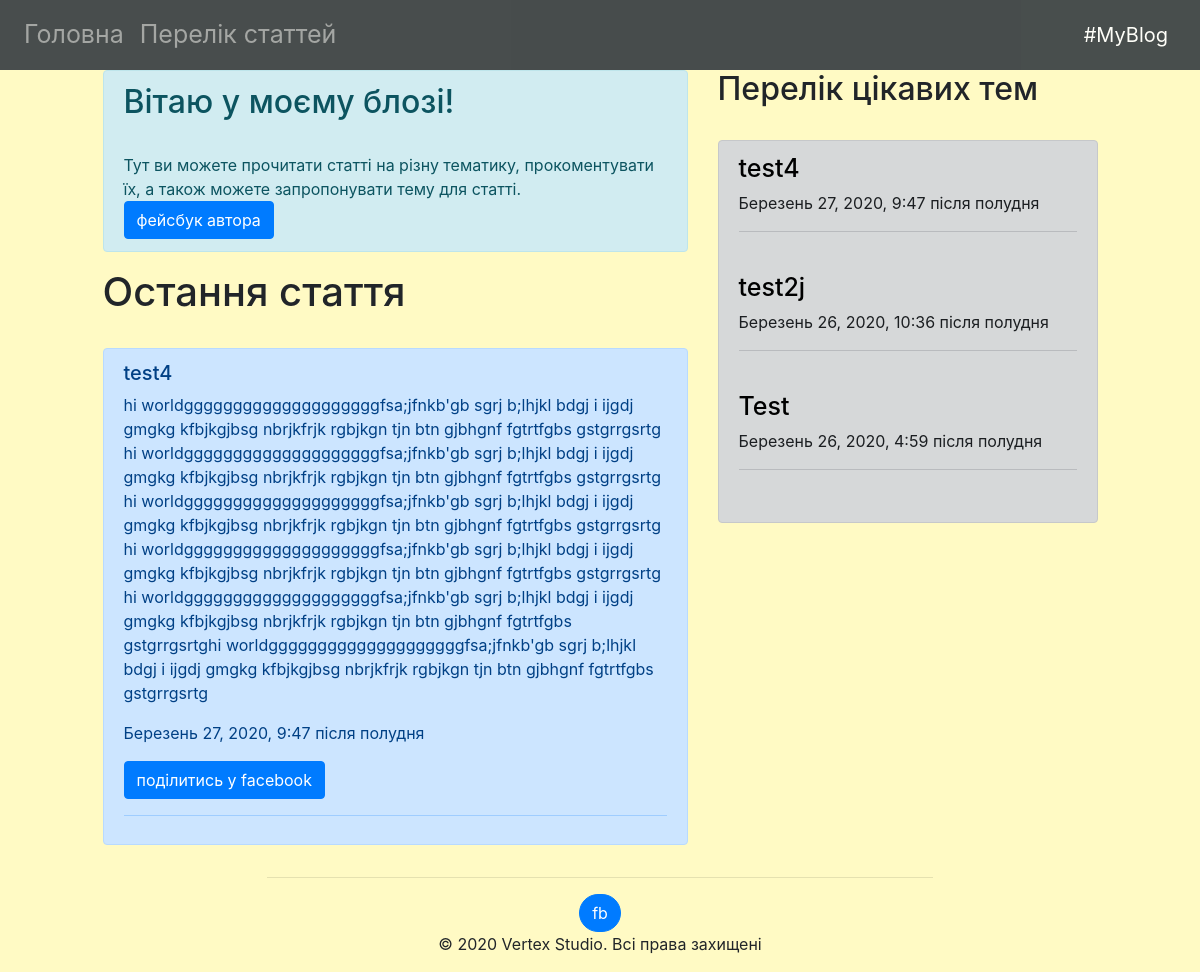
The page / on the database its author committed.
### blog/apps/articles/models.py (models this page shows, shortened)
class Article(models.Model):
    articleTitle=models.CharField('Article name',max_length=200)
    articleText=models.TextField('Article text',max_length=10000)
    publicationDate=models.DateTimeField('Publication date')

### blog/apps/articles/views.py (the view)
# urls.py: path('',views.mainPage,name="mainPage"),
def mainPage(request):
    latestList=Article.objects.order_by("-publicationDate")[:10]
    last=Article.objects.order_by("-publicationDate")[:1]
    return render(request,"articles/main.html",{"list":latestList,"last":last})

### blog/apps/articles/Templates/articles/main.html (shortened to what this page needs)
{% extends 'base.html' %}
{% block content %}
<div class="row">
  <div class="col-sm-1"></div>
  <div id="articlesList" class="col-sm-6">
    <div class="alert alert-info">
       <h2>Вітаю у моєму блозі!</h1></br>Тут ви можете прочитати статті на різну тематику, прокоментувати їх, а також можете запропонувати тему для статті.
       <a align="right" href="https://www.facebook.com/annapetrochenko.annapetrochenko">
         <button name="share" value="facebook" align="right" class="btn btn-primary">фейсбук автора</button></a>
    </div>
  {% if last %}
  <h1>Остання стаття</h1></br>
  {% for a in last %}
  <div class="alert alert-primary">
      <h5>{{a.articleTitle}}</h5>
      <p>{{a.articleText}}</p>
      <p>{{a.publicationDate}}</p><a align="right" href="https://www.facebook.com/sharer/sharer.php?u={{ request.build_absolute_uri }}">
        <button name="share" value="facebook" align="right" class="btn btn-primary">поділитись у facebook</button>
        </a>
      <hr></hr>
    </div>
  {% endfor %}
  {% else %}
    Статі не знайдені
  {% endif %}
</div>
  <div height="auto" class=" col-sm-4">
    {% if list %}
    <h2>Перелік цікавих тем</h2></br>
    <div  class="alert alert-dark">
    {% for a in list %}
        <h4><a href="{% url 'articles:detail' a.id %}">{{a.articleTitle}}</a></h4>
        <p>{{a.publicationDate}}</p>
        <hr></hr>
    {% endfor %}
    {% endif %}
  </div>
  </div>
{% endblock %}

### blog/apps/articles/Templates/base.html (style rules this page uses)
body { word-wrap:break-word; background-color: #FFFAC4; }
.row { margin-top:70px; }
a { color:black; font-size:25px; }

### rows shown on the page
Article: articleTitle "test4", articleText "hi worldggggggggggggggggggggfsa;jfnkb'gb sgrj b;lhjkl bdgj i ijgdj gmgkg kfbjkgjbsg nbrjkfrjk rgbjkgn tjn btn gjbhgnf fgtrtfgbs gstgrrgsrtg hi worldggggggggggggggggggggfsa;jfnkb'gb sgrj b;lhjkl bdgj i ijgdj gmgkg kfbjkgjbsg nbrjkfrjk rgbjkgn tjn btn gjbhgnf fgtrtfgbs gstgrrgsrtg hi worldggggggggggggggggggggfsa;jfnkb'gb sgrj b;lhjkl bdgj i ijgdj gmgkg kfbjkgjbsg nbrjkfrjk rgbjkgn tjn btn gjbhgnf fgtrtfgbs gstgrrgsrtg hi worldggggggggggggggggggggfsa;jfnkb'gb sgrj b;lhjkl bdgj i ijgdj gmgkg kfbjkgjbsg nbrjkfrjk rgbjkgn tjn btn gjbhgnf fgtrtfgbs gstgrrgsrtg hi worldggggggggggggggggggggfsa;jfnkb'gb sgrj b;lhjkl bdgj i ijgdj gmgkg kfbjkgjbsg nbrjkfrjk rgbjkgn tjn btn gjbhgnf fgtrtfgbs…", publicationDate "Березень 27, 2020, 9:47 після полудня"
Article: articleTitle "test2j", publicationDate "Березень 26, 2020, 10:36 після полудня"
Article: articleTitle "Test", publicationDate "Березень 26, 2020, 4:59 після полудня"
